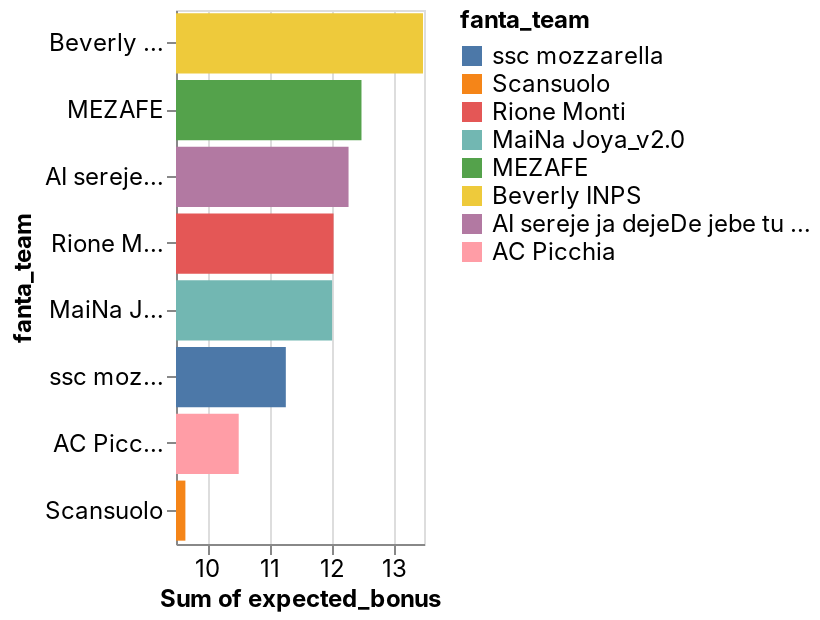

This figure's notebook cell:
### Code cell
_deepnote_run_altair(predictions, """{"$schema":"https://vega.github.io/schema/vega-lite/v4.json","mark":{"type":"bar","tooltip":{"content":"data"}},"height":220,"autosize":{"type":"fit"},"data":{"name":"placeholder"},"encoding":{"x":{"field":"expected_bonus","type":"quantitative","sort":null,"scale":{"type":"linear","zero":false},"aggregate":"sum"},"y":{"field":"fanta_team","type":"nominal","sort":{"order":"descending","encoding":"x"},"scale":{"type":"linear","zero":true}},"color":{"field":"fanta_team","type":"nominal","sort":null,"scale":{"type":"linear","zero":false}}}}""")

### Figure 1 — Vega-Lite specification as saved in the notebook (floating-point values rounded to 4 significant figures; data arrays with more than 128 entries replaced by an {"elided": "..."} marker saying what was removed)
{"config": {"view": {"continuousWidth": 400, "continuousHeight": 300}, "area": {"fill": "#51C0E9"}, "axis": {"labelFont": "Inter, sans-serif", "labelFontSize": 12, "labelFontWeight": "normal", "labelLimit": 60, "labelOverlap": "greedy", "titleFont": "Inter, sans-serif", "titleFontSize": 12, "titleFontWeight": "bold"}, "background": "#ffffff", "legend": {"labelFont": "Inter, sans-serif", "labelFontSize": 12, "titleFont": "Inter, sans-serif", "titleFontSize": 12, "titleFontWeight": "bold"}, "line": {"stroke": "#51C0E9", "strokeWidth": 2}, "rect": {"fill": "#51C0E9"}, "title": {"anchor": "start", "color": "#000000", "font": "Inter, sans-serif", "fontSize": 22, "fontWeight": "normal"}}, "data": {"name": "data-72e481751ae213e4cfc940a1d128c4b2"}, "mark": {"type": "bar", "tooltip": {"content": "data"}}, "autosize": {"type": "fit"}, "encoding": {"color": {"type": "nominal", "field": "fanta_team", "scale": {"type": "linear", "zero": false}, "sort": null}, "x": {"type": "quantitative", "aggregate": "sum", "field": "expected_bonus", "scale": {"type": "linear", "zero": false}, "sort": null}, "y": {"type": "nominal", "field": "fanta_team", "scale": {"type": "linear", "zero": true}, "sort": {"encoding": "x", "order": "descending"}}}, "height": 300, "width": "container", "$schema": "https://vega.github.io/schema/vega-lite/v4.json", "datasets": {"data-72e481751ae213e4cfc940a1d128c4b2": {"elided": "166 records"}}}
